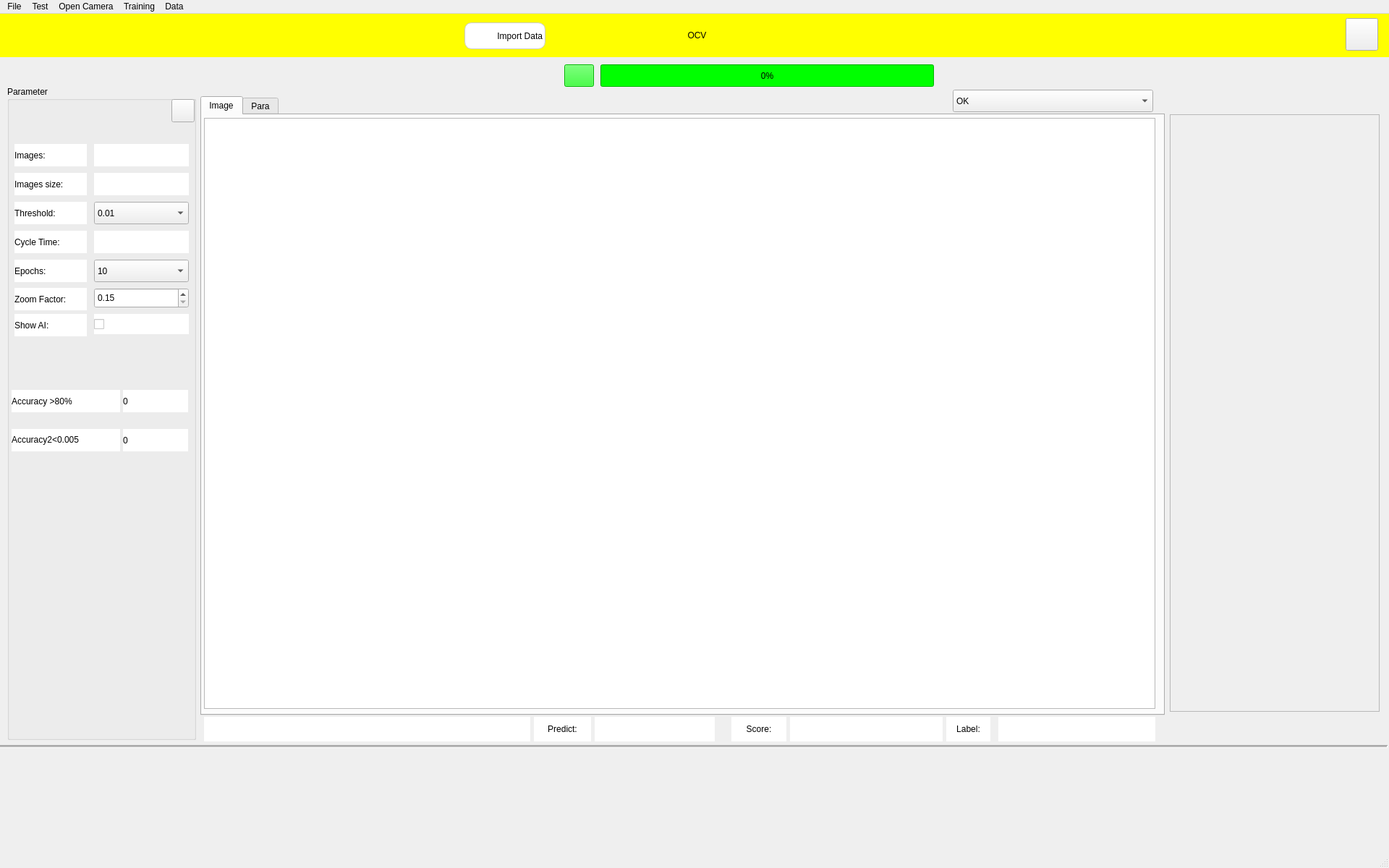
<?xml version="1.0" encoding="UTF-8"?>
<ui version="4.0">
 <class>MainWindow</class>
 <widget class="QMainWindow" name="MainWindow">
  <property name="geometry">
   <rect>
    <x>0</x>
    <y>0</y>
    <width>1920</width>
    <height>1200</height>
   </rect>
  </property>
  <property name="maximumSize">
   <size>
    <width>16777215</width>
    <height>1200</height>
   </size>
  </property>
  <property name="windowTitle">
   <string>MainWindow</string>
  </property>
  <widget class="QWidget" name="centralwidget">
   <widget class="QGroupBox" name="groupBox">
    <property name="enabled">
     <bool>true</bool>
    </property>
    <property name="geometry">
     <rect>
      <x>10</x>
      <y>100</y>
      <width>261</width>
      <height>904</height>
     </rect>
    </property>
    <property name="mouseTracking">
     <bool>false</bool>
    </property>
    <property name="styleSheet">
     <string notr="true">border-color: rgb(0, 0, 0);
font: 12pt &quot;Segoe UI&quot;;
gridline-color: rgb(0, 0, 0);</string>
    </property>
    <property name="title">
     <string>Parameter</string>
    </property>
    <widget class="QLabel" name="label_2">
     <property name="geometry">
      <rect>
       <x>10</x>
       <y>80</y>
       <width>100</width>
       <height>31</height>
      </rect>
     </property>
     <property name="styleSheet">
      <string notr="true">font: 10pt &quot;MS Shell Dlg 2&quot;;
background-color: rgb(255, 255, 255);</string>
     </property>
     <property name="text">
      <string>Images:</string>
     </property>
    </widget>
    <widget class="QLabel" name="La_Munber_Image">
     <property name="geometry">
      <rect>
       <x>120</x>
       <y>80</y>
       <width>131</width>
       <height>31</height>
      </rect>
     </property>
     <property name="styleSheet">
      <string notr="true">font: 10pt &quot;Segoe UI&quot;;
background-color: rgb(255, 255, 255);</string>
     </property>
     <property name="text">
      <string/>
     </property>
    </widget>
    <widget class="QLabel" name="label_4">
     <property name="geometry">
      <rect>
       <x>10</x>
       <y>120</y>
       <width>100</width>
       <height>31</height>
      </rect>
     </property>
     <property name="styleSheet">
      <string notr="true">background-color: rgb(255, 255, 255);
font: 10pt &quot;MS Shell Dlg 2&quot;;</string>
     </property>
     <property name="text">
      <string>Images size:</string>
     </property>
    </widget>
    <widget class="QLabel" name="label_5">
     <property name="geometry">
      <rect>
       <x>10</x>
       <y>160</y>
       <width>100</width>
       <height>31</height>
      </rect>
     </property>
     <property name="styleSheet">
      <string notr="true">font: 10pt &quot;MS Shell Dlg 2&quot;;
background-color: rgb(255, 255, 255);</string>
     </property>
     <property name="text">
      <string>Threshold:</string>
     </property>
    </widget>
    <widget class="QLabel" name="label_6">
     <property name="geometry">
      <rect>
       <x>10</x>
       <y>200</y>
       <width>100</width>
       <height>31</height>
      </rect>
     </property>
     <property name="styleSheet">
      <string notr="true">font: 10pt &quot;MS Shell Dlg 2&quot;;
background-color: rgb(255, 255, 255);</string>
     </property>
     <property name="text">
      <string>Cycle Time:</string>
     </property>
    </widget>
    <widget class="QLabel" name="La_image_size">
     <property name="geometry">
      <rect>
       <x>120</x>
       <y>120</y>
       <width>131</width>
       <height>31</height>
      </rect>
     </property>
     <property name="autoFillBackground">
      <bool>false</bool>
     </property>
     <property name="styleSheet">
      <string notr="true">background-color: rgb(255, 255, 255);
font: 10pt &quot;MS Shell Dlg 2&quot;;</string>
     </property>
     <property name="text">
      <string/>
     </property>
    </widget>
    <widget class="QLabel" name="La_cycle_time">
     <property name="geometry">
      <rect>
       <x>120</x>
       <y>200</y>
       <width>131</width>
       <height>31</height>
      </rect>
     </property>
     <property name="styleSheet">
      <string notr="true">background-color: rgb(255, 255, 255);
font: 10pt &quot;MS Shell Dlg 2&quot;;</string>
     </property>
     <property name="text">
      <string/>
     </property>
    </widget>
    <widget class="QLabel" name="label_9">
     <property name="geometry">
      <rect>
       <x>10</x>
       <y>240</y>
       <width>100</width>
       <height>31</height>
      </rect>
     </property>
     <property name="styleSheet">
      <string notr="true">font: 10pt &quot;MS Shell Dlg 2&quot;;
background-color: rgb(255, 255, 255);</string>
     </property>
     <property name="text">
      <string>Epochs:</string>
     </property>
    </widget>
    <widget class="QLabel" name="label_35">
     <property name="geometry">
      <rect>
       <x>6</x>
       <y>420</y>
       <width>150</width>
       <height>31</height>
      </rect>
     </property>
     <property name="styleSheet">
      <string notr="true">font: 75 10pt &quot;MS Shell Dlg 2&quot;;
background-color: rgb(255, 255, 255);</string>
     </property>
     <property name="text">
      <string>Accuracy &gt;80%</string>
     </property>
    </widget>
    <widget class="QLabel" name="label_50">
     <property name="geometry">
      <rect>
       <x>6</x>
       <y>474</y>
       <width>150</width>
       <height>31</height>
      </rect>
     </property>
     <property name="styleSheet">
      <string notr="true">font: 75 10pt &quot;MS Shell Dlg 2&quot;;
background-color: rgb(255, 255, 255);</string>
     </property>
     <property name="text">
      <string>Accuracy2&lt;0.005</string>
     </property>
    </widget>
    <widget class="QLabel" name="La_B">
     <property name="geometry">
      <rect>
       <x>160</x>
       <y>420</y>
       <width>90</width>
       <height>31</height>
      </rect>
     </property>
     <property name="styleSheet">
      <string notr="true">font: 75 10pt &quot;MS Shell Dlg 2&quot;;
background-color: rgb(255, 255, 255);</string>
     </property>
     <property name="text">
      <string>0</string>
     </property>
    </widget>
    <widget class="QLabel" name="La_R">
     <property name="geometry">
      <rect>
       <x>160</x>
       <y>474</y>
       <width>90</width>
       <height>31</height>
      </rect>
     </property>
     <property name="styleSheet">
      <string notr="true">font: 75 10pt &quot;MS Shell Dlg 2&quot;;
background-color: rgb(255, 255, 255);</string>
     </property>
     <property name="text">
      <string>0</string>
     </property>
    </widget>
    <widget class="QLabel" name="label_31">
     <property name="geometry">
      <rect>
       <x>10</x>
       <y>279</y>
       <width>100</width>
       <height>31</height>
      </rect>
     </property>
     <property name="styleSheet">
      <string notr="true">font: 10pt &quot;MS Shell Dlg 2&quot;;
background-color: rgb(255, 255, 255);</string>
     </property>
     <property name="text">
      <string>Zoom Factor:</string>
     </property>
    </widget>
    <widget class="QComboBox" name="comboBox_acceptance_threshold">
     <property name="geometry">
      <rect>
       <x>120</x>
       <y>160</y>
       <width>131</width>
       <height>31</height>
      </rect>
     </property>
     <property name="styleSheet">
      <string notr="true">font: 10pt &quot;Segoe UI&quot;;</string>
     </property>
     <item>
      <property name="text">
       <string>0.01</string>
      </property>
     </item>
     <item>
      <property name="text">
       <string>0.1</string>
      </property>
     </item>
     <item>
      <property name="text">
       <string>0.2</string>
      </property>
     </item>
     <item>
      <property name="text">
       <string>0.3</string>
      </property>
     </item>
     <item>
      <property name="text">
       <string>0.4</string>
      </property>
     </item>
     <item>
      <property name="text">
       <string>0.5</string>
      </property>
     </item>
     <item>
      <property name="text">
       <string>0.6</string>
      </property>
     </item>
     <item>
      <property name="text">
       <string>0.7</string>
      </property>
     </item>
     <item>
      <property name="text">
       <string>0.8</string>
      </property>
     </item>
     <item>
      <property name="text">
       <string>0.9</string>
      </property>
     </item>
     <item>
      <property name="text">
       <string>1.0</string>
      </property>
     </item>
    </widget>
    <widget class="QComboBox" name="comboBox_epoch">
     <property name="geometry">
      <rect>
       <x>120</x>
       <y>240</y>
       <width>131</width>
       <height>31</height>
      </rect>
     </property>
     <property name="styleSheet">
      <string notr="true">font: 10pt &quot;Segoe UI&quot;;</string>
     </property>
     <item>
      <property name="text">
       <string>10</string>
      </property>
     </item>
     <item>
      <property name="text">
       <string>2</string>
      </property>
     </item>
     <item>
      <property name="text">
       <string>3</string>
      </property>
     </item>
     <item>
      <property name="text">
       <string>4</string>
      </property>
     </item>
     <item>
      <property name="text">
       <string>5</string>
      </property>
     </item>
     <item>
      <property name="text">
       <string>6</string>
      </property>
     </item>
     <item>
      <property name="text">
       <string>7</string>
      </property>
     </item>
     <item>
      <property name="text">
       <string>8</string>
      </property>
     </item>
     <item>
      <property name="text">
       <string>9</string>
      </property>
     </item>
     <item>
      <property name="text">
       <string>10</string>
      </property>
     </item>
     <item>
      <property name="text">
       <string>15</string>
      </property>
     </item>
     <item>
      <property name="text">
       <string>20</string>
      </property>
     </item>
     <item>
      <property name="text">
       <string>25</string>
      </property>
     </item>
     <item>
      <property name="text">
       <string>30</string>
      </property>
     </item>
     <item>
      <property name="text">
       <string>35</string>
      </property>
     </item>
     <item>
      <property name="text">
       <string>40</string>
      </property>
     </item>
     <item>
      <property name="text">
       <string>45</string>
      </property>
     </item>
     <item>
      <property name="text">
       <string>50</string>
      </property>
     </item>
     <item>
      <property name="text">
       <string>55</string>
      </property>
     </item>
     <item>
      <property name="text">
       <string>60</string>
      </property>
     </item>
     <item>
      <property name="text">
       <string>65</string>
      </property>
     </item>
     <item>
      <property name="text">
       <string>70</string>
      </property>
     </item>
     <item>
      <property name="text">
       <string>75</string>
      </property>
     </item>
     <item>
      <property name="text">
       <string>80</string>
      </property>
     </item>
    </widget>
    <widget class="QDoubleSpinBox" name="doubleSpinBox_Zoon_Factor">
     <property name="geometry">
      <rect>
       <x>120</x>
       <y>279</y>
       <width>131</width>
       <height>28</height>
      </rect>
     </property>
     <property name="styleSheet">
      <string notr="true">font: 10pt &quot;Segoe UI&quot;;</string>
     </property>
     <property name="decimals">
      <number>2</number>
     </property>
     <property name="minimum">
      <double>0.150000000000000</double>
     </property>
     <property name="maximum">
      <double>4.000000000000000</double>
     </property>
    </widget>
    <widget class="QCheckBox" name="checkBox_6">
     <property name="geometry">
      <rect>
       <x>120</x>
       <y>315</y>
       <width>131</width>
       <height>28</height>
      </rect>
     </property>
     <property name="styleSheet">
      <string notr="true">background-color: rgb(255, 255, 255);</string>
     </property>
     <property name="text">
      <string/>
     </property>
     <property name="icon">
      <iconset>
       <normaloff>../Icon/icons8-polyline-100.png</normaloff>../Icon/icons8-polyline-100.png</iconset>
     </property>
    </widget>
    <widget class="QLabel" name="label_10">
     <property name="geometry">
      <rect>
       <x>10</x>
       <y>315</y>
       <width>100</width>
       <height>31</height>
      </rect>
     </property>
     <property name="styleSheet">
      <string notr="true">font: 10pt &quot;MS Shell Dlg 2&quot;;
background-color: rgb(255, 255, 255);</string>
     </property>
     <property name="text">
      <string>Show AI:</string>
     </property>
    </widget>
    <widget class="QPushButton" name="Bnt_Close_GroupBox">
     <property name="geometry">
      <rect>
       <x>227</x>
       <y>18</y>
       <width>32</width>
       <height>32</height>
      </rect>
     </property>
     <property name="text">
      <string/>
     </property>
     <property name="icon">
      <iconset>
       <normaloff>../Icon/icons8-next-page-32.png</normaloff>../Icon/icons8-next-page-32.png</iconset>
     </property>
     <property name="iconSize">
      <size>
       <width>32</width>
       <height>32</height>
      </size>
     </property>
    </widget>
   </widget>
   <widget class="QLabel" name="label">
    <property name="geometry">
     <rect>
      <x>-2</x>
      <y>-1</y>
      <width>1931</width>
      <height>61</height>
     </rect>
    </property>
    <property name="styleSheet">
     <string notr="true">color: rgb(0, 0, 0);
background-color: rgb(255, 255, 0);
font: 24pt &quot;MS Shell Dlg 2&quot;;</string>
    </property>
    <property name="text">
     <string>OCV</string>
    </property>
    <property name="alignment">
     <set>Qt::AlignCenter</set>
    </property>
   </widget>
   <widget class="QScrollArea" name="scrollArea_2">
    <property name="geometry">
     <rect>
      <x>1617</x>
      <y>139</y>
      <width>290</width>
      <height>826</height>
     </rect>
    </property>
    <property name="widgetResizable">
     <bool>true</bool>
    </property>
    <widget class="QWidget" name="scrollAreaWidgetContents">
     <property name="geometry">
      <rect>
       <x>0</x>
       <y>0</y>
       <width>288</width>
       <height>824</height>
      </rect>
     </property>
    </widget>
   </widget>
   <widget class="QProgressBar" name="progressBar">
    <property name="geometry">
     <rect>
      <x>830</x>
      <y>70</y>
      <width>461</width>
      <height>31</height>
     </rect>
    </property>
    <property name="styleSheet">
     <string notr="true">background-color: rgb(0, 255, 0);</string>
    </property>
    <property name="value">
     <number>0</number>
    </property>
   </widget>
   <widget class="QPushButton" name="Bnt_Traning">
    <property name="geometry">
     <rect>
      <x>780</x>
      <y>70</y>
      <width>41</width>
      <height>31</height>
     </rect>
    </property>
    <property name="autoFillBackground">
     <bool>false</bool>
    </property>
    <property name="styleSheet">
     <string notr="true">background-color: rgb(0, 255, 0);</string>
    </property>
    <property name="text">
     <string/>
    </property>
    <property name="icon">
     <iconset>
      <normaloff>../Icon/model.png</normaloff>../Icon/model.png</iconset>
    </property>
    <property name="iconSize">
     <size>
      <width>25</width>
      <height>25</height>
     </size>
    </property>
    <property name="shortcut">
     <string notr="true"/>
    </property>
    <property name="checkable">
     <bool>false</bool>
    </property>
    <property name="autoRepeat">
     <bool>false</bool>
    </property>
    <property name="autoExclusive">
     <bool>false</bool>
    </property>
    <property name="autoDefault">
     <bool>false</bool>
    </property>
    <property name="default">
     <bool>false</bool>
    </property>
    <property name="flat">
     <bool>false</bool>
    </property>
   </widget>
   <widget class="QLabel" name="La_Device">
    <property name="geometry">
     <rect>
      <x>376</x>
      <y>73</y>
      <width>142</width>
      <height>31</height>
     </rect>
    </property>
    <property name="styleSheet">
     <string notr="true">font: 10pt &quot;Segoe UI&quot;;
font: 700 9pt &quot;Segoe UI&quot;;</string>
    </property>
    <property name="text">
     <string/>
    </property>
   </widget>
   <widget class="QLabel" name="La_Training_Process">
    <property name="geometry">
     <rect>
      <x>1350</x>
      <y>70</y>
      <width>271</width>
      <height>26</height>
     </rect>
    </property>
    <property name="styleSheet">
     <string notr="true">font: 10pt &quot;Segoe UI&quot;;</string>
    </property>
    <property name="text">
     <string/>
    </property>
   </widget>
   <widget class="QLabel" name="label_7">
    <property name="geometry">
     <rect>
      <x>715</x>
      <y>945</y>
      <width>1121</width>
      <height>31</height>
     </rect>
    </property>
    <property name="styleSheet">
     <string notr="true">font: 10pt &quot;Segoe UI&quot;;</string>
    </property>
    <property name="text">
     <string/>
    </property>
   </widget>
   <widget class="QPushButton" name="Bnt_Quite">
    <property name="geometry">
     <rect>
      <x>1860</x>
      <y>6</y>
      <width>45</width>
      <height>45</height>
     </rect>
    </property>
    <property name="styleSheet">
     <string notr="true">font: 75 15pt &quot;MS Shell Dlg 2&quot;;</string>
    </property>
    <property name="text">
     <string/>
    </property>
    <property name="icon">
     <iconset>
      <normaloff>../Icon/icons8-exit-100.png</normaloff>../Icon/icons8-exit-100.png</iconset>
    </property>
    <property name="iconSize">
     <size>
      <width>30</width>
      <height>30</height>
     </size>
    </property>
   </widget>
   <widget class="QLabel" name="La_Object">
    <property name="geometry">
     <rect>
      <x>1380</x>
      <y>972</y>
      <width>217</width>
      <height>34</height>
     </rect>
    </property>
    <property name="styleSheet">
     <string notr="true">color: rgb(0, 0, 0);
font: 700 14pt &quot;Segoe UI&quot;;
background-color: rgb(255, 255, 255);</string>
    </property>
    <property name="text">
     <string/>
    </property>
    <property name="alignment">
     <set>Qt::AlignCenter</set>
    </property>
   </widget>
   <widget class="QLabel" name="label_16">
    <property name="geometry">
     <rect>
      <x>1308</x>
      <y>972</y>
      <width>61</width>
      <height>34</height>
     </rect>
    </property>
    <property name="styleSheet">
     <string notr="true">color: rgb(0, 0, 0);
font: 14pt &quot;Segoe UI&quot;;
background-color: rgb(255, 255, 255);</string>
    </property>
    <property name="text">
     <string>Label:</string>
    </property>
    <property name="alignment">
     <set>Qt::AlignCenter</set>
    </property>
   </widget>
   <widget class="Line" name="line">
    <property name="geometry">
     <rect>
      <x>-3</x>
      <y>1005</y>
      <width>1921</width>
      <height>16</height>
     </rect>
    </property>
    <property name="midLineWidth">
     <number>2</number>
    </property>
    <property name="orientation">
     <enum>Qt::Horizontal</enum>
    </property>
   </widget>
   <widget class="QLabel" name="La_Name_Cls">
    <property name="geometry">
     <rect>
      <x>822</x>
      <y>972</y>
      <width>166</width>
      <height>34</height>
     </rect>
    </property>
    <property name="styleSheet">
     <string notr="true">color: rgb(0, 0, 0);
font: 700 14pt &quot;Segoe UI&quot;;
background-color: rgb(255,255, 255);</string>
    </property>
    <property name="text">
     <string/>
    </property>
    <property name="alignment">
     <set>Qt::AlignCenter</set>
    </property>
   </widget>
   <widget class="QLabel" name="label_17">
    <property name="geometry">
     <rect>
      <x>738</x>
      <y>972</y>
      <width>79</width>
      <height>34</height>
     </rect>
    </property>
    <property name="styleSheet">
     <string notr="true">color: rgb(0, 0, 0);
font: 14pt &quot;Segoe UI&quot;;
background-color: rgb(255, 255, 255);</string>
    </property>
    <property name="text">
     <string>Predict:</string>
    </property>
    <property name="alignment">
     <set>Qt::AlignCenter</set>
    </property>
   </widget>
   <widget class="QLabel" name="La_Score_Cls">
    <property name="geometry">
     <rect>
      <x>1092</x>
      <y>972</y>
      <width>211</width>
      <height>34</height>
     </rect>
    </property>
    <property name="styleSheet">
     <string notr="true">color: rgb(0, 0, 0);
font: 700 14pt &quot;Segoe UI&quot;;
background-color: rgb(255,255, 255);</string>
    </property>
    <property name="text">
     <string/>
    </property>
    <property name="alignment">
     <set>Qt::AlignCenter</set>
    </property>
   </widget>
   <widget class="QLabel" name="label_18">
    <property name="geometry">
     <rect>
      <x>1011</x>
      <y>972</y>
      <width>76</width>
      <height>34</height>
     </rect>
    </property>
    <property name="styleSheet">
     <string notr="true">color: rgb(0, 0, 0);
font: 14pt &quot;Segoe UI&quot;;
background-color: rgb(255, 255, 255);</string>
    </property>
    <property name="text">
     <string>Score:</string>
    </property>
    <property name="alignment">
     <set>Qt::AlignCenter</set>
    </property>
   </widget>
   <widget class="QTabWidget" name="tabWidget">
    <property name="geometry">
     <rect>
      <x>277</x>
      <y>114</y>
      <width>1333</width>
      <height>856</height>
     </rect>
    </property>
    <property name="currentIndex">
     <number>0</number>
    </property>
    <widget class="QWidget" name="tab">
     <attribute name="title">
      <string>Image</string>
     </attribute>
     <widget class="QGraphicsView" name="graphicsView">
      <property name="geometry">
       <rect>
        <x>3</x>
        <y>4</y>
        <width>1315</width>
        <height>817</height>
       </rect>
      </property>
     </widget>
    </widget>
    <widget class="QWidget" name="tab_2">
     <attribute name="title">
      <string>Para</string>
     </attribute>
    </widget>
   </widget>
   <widget class="QLabel" name="Labe_file_name">
    <property name="geometry">
     <rect>
      <x>282</x>
      <y>972</y>
      <width>451</width>
      <height>34</height>
     </rect>
    </property>
    <property name="styleSheet">
     <string notr="true">font: 12pt &quot;MS Shell Dlg 2&quot;;
color: rgb(0, 0, 0);
font: 12pt &quot;Segoe UI&quot;;
background-color: rgb(255, 255, 255);
</string>
    </property>
    <property name="text">
     <string/>
    </property>
    <property name="alignment">
     <set>Qt::AlignLeading|Qt::AlignLeft|Qt::AlignTop</set>
    </property>
   </widget>
   <widget class="QComboBox" name="comboBox_object">
    <property name="geometry">
     <rect>
      <x>1317</x>
      <y>105</y>
      <width>277</width>
      <height>31</height>
     </rect>
    </property>
    <property name="styleSheet">
     <string notr="true">font: 75 12pt &quot;MS Shell Dlg 2&quot;;</string>
    </property>
    <item>
     <property name="text">
      <string>OK</string>
     </property>
    </item>
    <item>
     <property name="text">
      <string>NG</string>
     </property>
    </item>
   </widget>
   <widget class="QLabel" name="label_8">
    <property name="geometry">
     <rect>
      <x>642</x>
      <y>12</y>
      <width>112</width>
      <height>37</height>
     </rect>
    </property>
    <property name="styleSheet">
     <string notr="true">QLabel {
	font: 8pt &quot;MS Shell Dlg 2&quot;;
    background-color: white;
    border-radius: 10px;
    border: 1px solid #ccc;
}
</string>
    </property>
    <property name="text">
     <string>Import Data</string>
    </property>
    <property name="alignment">
     <set>Qt::AlignRight|Qt::AlignTrailing|Qt::AlignVCenter</set>
    </property>
   </widget>
   <widget class="QPushButton" name="Bnt_Import_Data">
    <property name="geometry">
     <rect>
      <x>654</x>
      <y>18</y>
      <width>25</width>
      <height>25</height>
     </rect>
    </property>
    <property name="styleSheet">
     <string notr="true">QPushButton {
    background-color: white;
    border-radius: 12px;

}

QPushButton:hover {
    background-color: #f0f0f0;
}

QPushButton:pressed {
    background-color: #e0e0e0;
}
</string>
    </property>
    <property name="text">
     <string/>
    </property>
    <property name="icon">
     <iconset>
      <normaloff>../Icon/icons8-center-100.png</normaloff>../Icon/icons8-center-100.png</iconset>
    </property>
    <property name="iconSize">
     <size>
      <width>25</width>
      <height>25</height>
     </size>
    </property>
   </widget>
   <widget class="QLabel" name="label_13">
    <property name="geometry">
     <rect>
      <x>294</x>
      <y>75</y>
      <width>70</width>
      <height>28</height>
     </rect>
    </property>
    <property name="styleSheet">
     <string notr="true">font: 10pt &quot;MS Shell Dlg 2&quot;;</string>
    </property>
    <property name="text">
     <string/>
    </property>
    <property name="pixmap">
     <pixmap>../Icon/icons8-gpu-64.png</pixmap>
    </property>
   </widget>
  </widget>
  <widget class="QStatusBar" name="statusbar"/>
  <widget class="QMenuBar" name="menubar">
   <property name="geometry">
    <rect>
     <x>0</x>
     <y>0</y>
     <width>1920</width>
     <height>26</height>
    </rect>
   </property>
   <widget class="QMenu" name="menuFile">
    <property name="title">
     <string>File</string>
    </property>
    <addaction name="Action_Open"/>
    <addaction name="Action_Save_Value"/>
    <addaction name="actionClear_All_Label"/>
   </widget>
   <widget class="QMenu" name="menuedit">
    <property name="title">
     <string>Open Camera</string>
    </property>
    <addaction name="action_Open_Camera_Test"/>
   </widget>
   <widget class="QMenu" name="menuTest">
    <property name="title">
     <string>Test</string>
    </property>
    <addaction name="actionOpen_Model_AI"/>
    <addaction name="actionStop_Training"/>
   </widget>
   <widget class="QMenu" name="menuSegmentation">
    <property name="title">
     <string>Training</string>
    </property>
    <addaction name="actionSeg_Form"/>
    <addaction name="actionClassify_Form"/>
    <addaction name="actionForm_OCR"/>
    <addaction name="actionLocation_Form"/>
   </widget>
   <widget class="QMenu" name="menuImport_Data">
    <property name="title">
     <string>Data</string>
    </property>
    <addaction name="actionImport_Data"/>
   </widget>
   <addaction name="menuFile"/>
   <addaction name="menuTest"/>
   <addaction name="menuedit"/>
   <addaction name="menuSegmentation"/>
   <addaction name="menuImport_Data"/>
  </widget>
  <action name="Action_Open">
   <property name="icon">
    <iconset>
     <normaloff>../Icon/icons8-open-file-100.png</normaloff>../Icon/icons8-open-file-100.png</iconset>
   </property>
   <property name="text">
    <string>Open Image Folder</string>
   </property>
  </action>
  <action name="actionsaveas">
   <property name="text">
    <string>Open Model</string>
   </property>
  </action>
  <action name="actionSelect_Color">
   <property name="text">
    <string>Select Color</string>
   </property>
  </action>
  <action name="actionOpen_images_augmented">
   <property name="text">
    <string>Open images augmented</string>
   </property>
  </action>
  <action name="actionOpen_CVS_File">
   <property name="text">
    <string>Open CVS File</string>
   </property>
  </action>
  <action name="actionOpen_Test_Images">
   <property name="text">
    <string>Open Test Images</string>
   </property>
  </action>
  <action name="actionOpen_Model_AI">
   <property name="icon">
    <iconset>
     <normaloff>../Icon/icons8-artificial-intelligence-100.png</normaloff>../Icon/icons8-artificial-intelligence-100.png</iconset>
   </property>
   <property name="text">
    <string>Open Model AI</string>
   </property>
  </action>
  <action name="action_Open_Camera_Test">
   <property name="icon">
    <iconset>
     <normaloff>../Icon/icons8-camera-100.png</normaloff>../Icon/icons8-camera-100.png</iconset>
   </property>
   <property name="text">
    <string>Open Camera</string>
   </property>
  </action>
  <action name="Action_Save_Value">
   <property name="icon">
    <iconset>
     <normaloff>../Icon/icons8-save-100.png</normaloff>../Icon/icons8-save-100.png</iconset>
   </property>
   <property name="text">
    <string>Update Value</string>
   </property>
  </action>
  <action name="actionStop_Training">
   <property name="icon">
    <iconset>
     <normaloff>../Icon/icons8-stop-sign-100.png</normaloff>../Icon/icons8-stop-sign-100.png</iconset>
   </property>
   <property name="text">
    <string>Stop Training</string>
   </property>
  </action>
  <action name="actionClear_All_Label">
   <property name="icon">
    <iconset>
     <normaloff>../Icon/icons8-broom-100.png</normaloff>../Icon/icons8-broom-100.png</iconset>
   </property>
   <property name="text">
    <string>Clear All Label</string>
   </property>
  </action>
  <action name="actionExit_AI_View_Mode">
   <property name="text">
    <string>Exit AI View Mode</string>
   </property>
  </action>
  <action name="actionSeg_Form">
   <property name="icon">
    <iconset>
     <normaloff>../Icon/icons8-analyse-64.png</normaloff>../Icon/icons8-analyse-64.png</iconset>
   </property>
   <property name="text">
    <string>Suface analysis</string>
   </property>
  </action>
  <action name="actionClassify_Form">
   <property name="icon">
    <iconset>
     <normaloff>../Icon/icons8-classify-100.png</normaloff>../Icon/icons8-classify-100.png</iconset>
   </property>
   <property name="text">
    <string>Classify</string>
   </property>
  </action>
  <action name="actionForm_OCR">
   <property name="icon">
    <iconset>
     <normaloff>../Icon/icons8-ocr-100.png</normaloff>../Icon/icons8-ocr-100.png</iconset>
   </property>
   <property name="text">
    <string>OCR</string>
   </property>
  </action>
  <action name="actionImport_Data">
   <property name="icon">
    <iconset>
     <normaloff>../Icon/icons8-import-64.png</normaloff>../Icon/icons8-import-64.png</iconset>
   </property>
   <property name="text">
    <string>Import Data</string>
   </property>
  </action>
  <action name="actionLocation_Form">
   <property name="icon">
    <iconset>
     <normaloff>../Icon/icons8-location-100.png</normaloff>../Icon/icons8-location-100.png</iconset>
   </property>
   <property name="text">
    <string>Positioning</string>
   </property>
  </action>
 </widget>
 <resources/>
 <connections/>
 <designerdata>
  <property name="gridDeltaX">
   <number>3</number>
  </property>
  <property name="gridDeltaY">
   <number>3</number>
  </property>
  <property name="gridSnapX">
   <bool>true</bool>
  </property>
  <property name="gridSnapY">
   <bool>true</bool>
  </property>
  <property name="gridVisible">
   <bool>true</bool>
  </property>
 </designerdata>
</ui>
